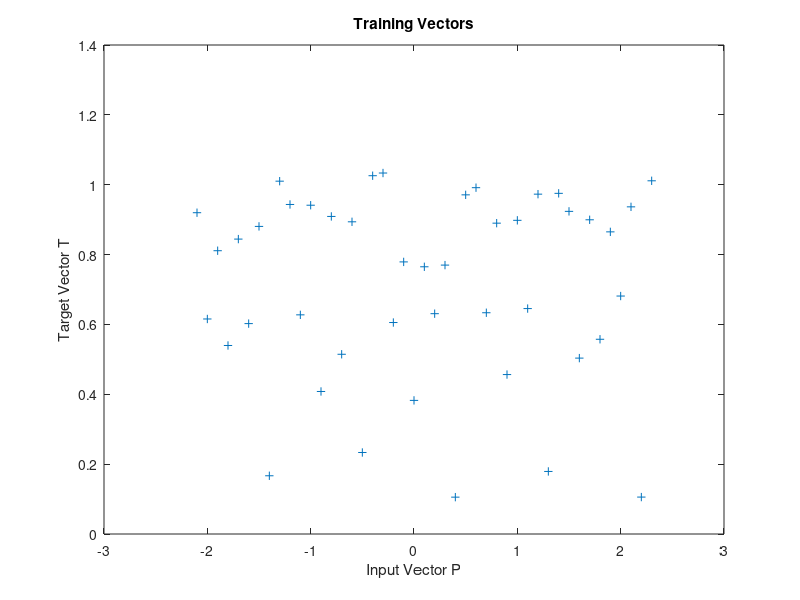

Write MATLAB code to recreate this figure. (Note: this script raises an error after producing the figure.)
X = -2.1:.1:2.3;
T = load('P11.mat')
T1=T.P11(1,:)
plot(X,T1,'+');
title('Training Vectors');
xlabel('Input Vector P');
ylabel('Target Vector T');

pause
eg = 0.001; 
sc = 0.000001; %spread of the radial basis
net = newrb(X,T1,eg,sc);

plot(X,T1,'+');
xlabel('Input');
Y = net(X);

hold on;
plot(X,Y);
hold off;
legend({'Target','Output'})
pause


